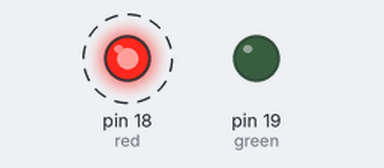
The program below on a simulated MicroPython board. Parts: output pins drawn as LEDs (lit = HIGH). Dashed ring = blinking.

Above: at 0.5 s.
At 2.5 s:
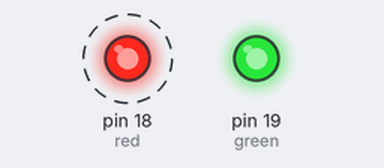
Timing chart, 0 to 5.2 s (numbered marks = the images above):
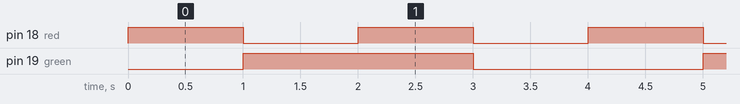

The program:

KY-029_MINI_TWO-COLOR.py
```python
from machine import Pin
import time

red = Pin(18, Pin.OUT)
green = Pin(19, Pin.OUT)

while True:
    red.value(1)
    green.value(0)
    time.sleep(1)

    red.value(0)
    green.value(1)
    time.sleep(1)

    red.value(1)
    green.value(1)
    time.sleep(1)

    red.value(0)
    green.value(0)
    time.sleep(1)
```

Measured:
- by itself, pin 18 (red): alternates HIGH for 1.0 s and LOW for 1.0 s
- by itself, pin 19 (green): alternates HIGH for 2.0 s and LOW for 2.0 s
- by itself, everything shown: repeats every 4.0 s, in 4 steps
